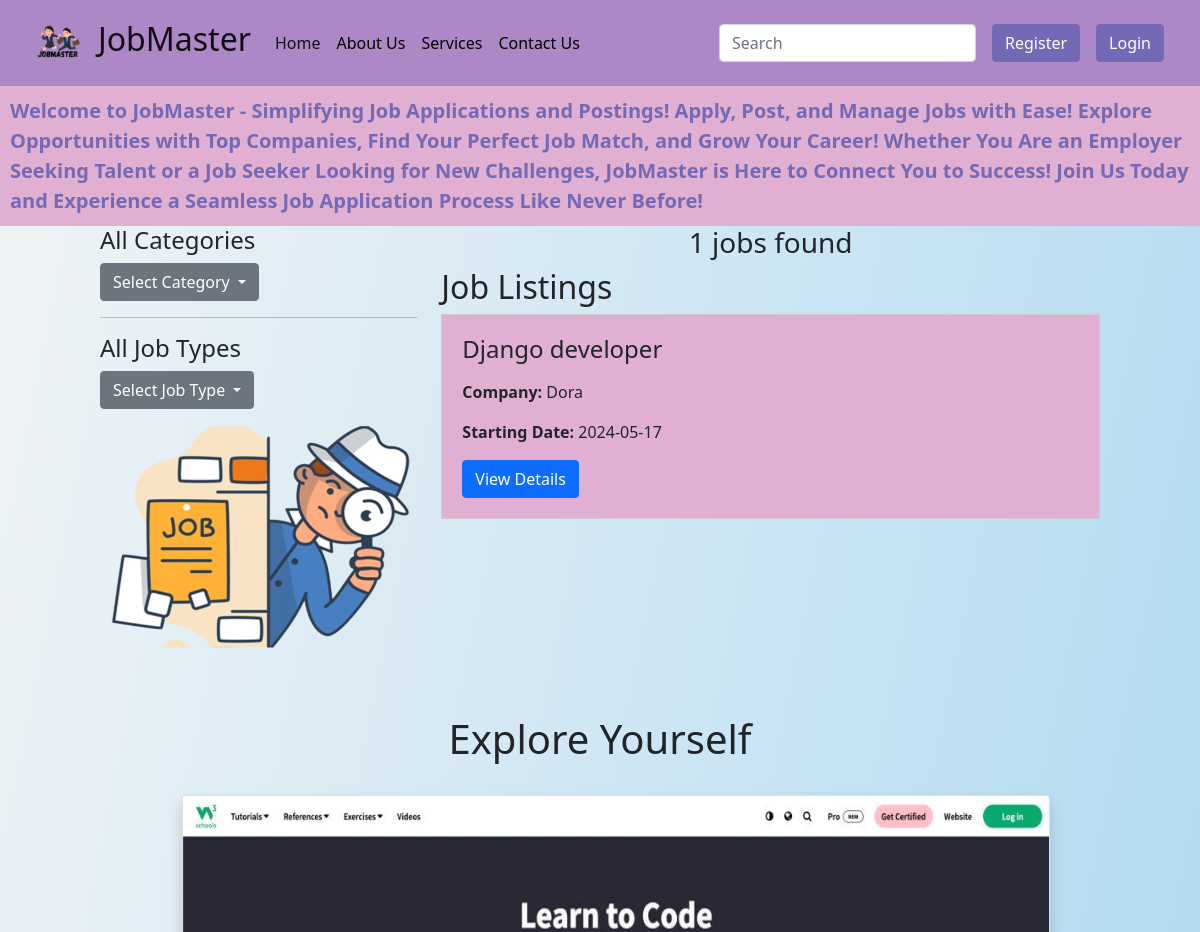
The app's page / (upper part), older data.
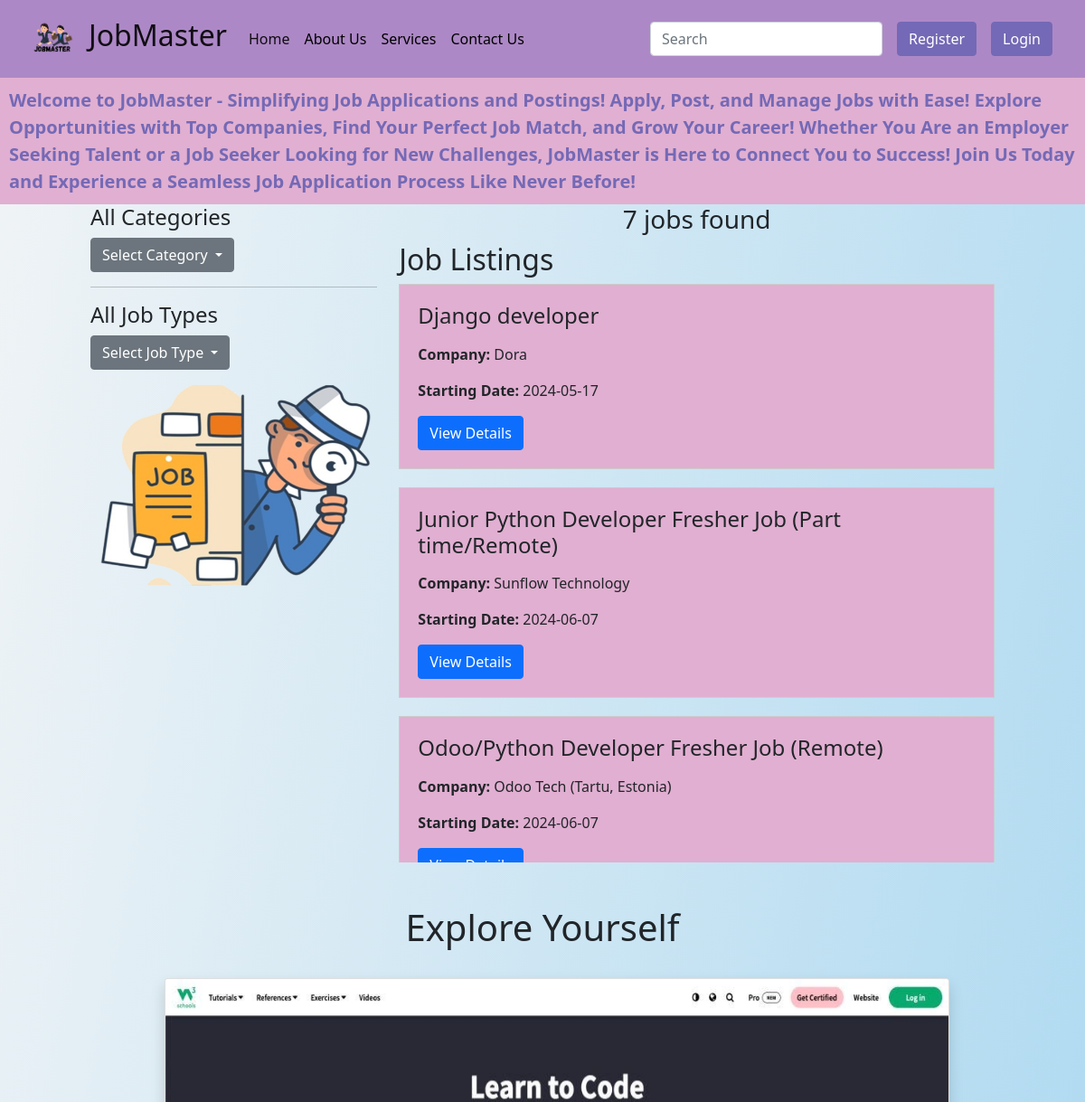
The same page, newer data.
### job/models.py (models this page shows, shortened)
class JobDetails(models.Model):
    title = models.CharField(max_length=100)
    user = models.ForeignKey(User, on_delete = models.CASCADE)
    company_name = models.CharField(max_length=100)
    work_type = models.ManyToManyField(JobType)
    category = models.ManyToManyField(Category)
    starting_date = models.CharField(max_length=100)
    salary = models.DecimalField(max_digits=12, decimal_places=2)
    experience = models.CharField(max_length=50)
    deadline = models.DateField()
    post_date = models.DateField(auto_now_add=True)
    applicants = models.IntegerField(default=0)
    job_about = models.TextField()
    skills = models.ManyToManyField(Skill)
    other_req = models.TextField()
    vacancy = models.IntegerField()

### JobMaster/views.py (the view)
# urls.py: 2. Add a URL to urlpatterns:  path('', Home.as_view(), name='home')
def Home(request, category_slug=None, job_type_slug=None):
    jobs = JobDetails.objects.all()
    if category_slug is not None:
        category = Category.objects.get(slug=category_slug)
        jobs = jobs.filter(category=category)
    if job_type_slug is not None:
        job_type = JobType.objects.get(slug=job_type_slug)
        jobs = jobs.filter(work_type=job_type)
    query = request.GET.get('q')
    if query:
        jobs = jobs.filter(title__icontains=query) | jobs.filter(job_about__icontains=query)
    categories = Category.objects.all()
    job_types = JobType.objects.all()
    return render(request, 'home.html', {
        'jobs': jobs,
        'categories': categories,
        'job_types': job_types,
        'search_query': query
    })

### templates/home.html (shortened to what this page needs)
{% extends 'base.html' %}
{%load static%}
{%block content%}
<main>
    <marquee behavior="scroll" direction="left" style="font-size: 20px; color: #7469B6; font-weight: bold; background-color: #E1AFD1; padding: 10px;">
        Welcome to JobMaster - Simplifying Job Applications and Postings! Apply, Post, and Manage Jobs with Ease! Explore Opportunities with Top Companies, Find Your Perfect Job Match, and Grow Your Career! Whether You Are an Employer Seeking Talent or a Job Seeker Looking for New Challenges, JobMaster is Here to Connect You to Success! Join Us Today and Experience a Seamless Job Application Process Like Never Before!
    </marquee>
    <div class="mb-5" style="padding: 0px 100px;">
        <div class="row">
            <div class="col-md-4" >
                <div class="sidebar">
                    <h4>All Categories</h4>
                    <div class="dropdown">
                        <button class="btn btn-secondary dropdown-toggle" type="button" id="categoryDropdown" data-toggle="dropdown" aria-haspopup="true" aria-expanded="false">
                            Select Category
                        </button>
                    </div>
                    <hr>
                    <h4>All Job Types</h4>
                    <div class="dropdown">
                        <button class="btn btn-secondary dropdown-toggle" type="button" id="jobTypeDropdown" data-toggle="dropdown" aria-haspopup="true" aria-expanded="false">
                            Select Job Type
                        </button>
                    </div>
                </div>
                <img src="{%static 'front_pic.png'%}" class="img-fluid ${3|rounded-top,rounded-right,rounded-bottom,rounded-left,rounded-circle,|}" alt="">
            </div>
            <div class="col-md-8">
                <div class="job-listings">
                <h3 class='text-center'>{{jobs| length}} jobs found</h3>
                    <h2 >Job Listings</h2>
                    <div class="job-listings-scrollable">
                        {% for job in jobs %}
                        <div class="job-card" style='background-color: #E1AFD1'>
                            <h4>{{ job.title }}</h4>
                            <p><strong>Company:</strong> {{ job.company_name }}</p>
                            <p><strong>Starting Date:</strong> {{ job.starting_date }}</p>
                            <div class="job-buttons">
                                <a class="btn btn-primary btn-details" href="{% url 'job_details' job.id %}">View Details</a>
                            </div>
                        </div>
                        {% endfor %}
                    </div>
                </div>
            </div>
        </div>
    </div>
<div style='margin: 0px 150px 0px 150px'>
  <h1 class='text-center'>Explore Yourself</h1>
  <div class="swiffy-slider slider-item-show2 slider-item-reveal slider-nav-outside slider-nav-round slider-nav-visible slider-indicators-outside slider-indicators-round slider-indicators-dark slider-nav-animation slider-nav-animation-fadein slider-item-first-visible">
    <ul class="slider-container py-4">
        <li class="slide-visible">
            <div class="card shadow h-100">
                <div class="ratio ratio-16x9">
                    <img src="{% static 'W3_scl.jpg' %}" class="card-img-top" loading="lazy" alt="...">
                </div>
            </div>
        </li>
    </ul>
</div>
</div>
</main>
{%endblock%}

Row changes from the older to the newer data that the page shows:
added JobDetails: title "Junior Python Developer Fresher Job (Part time/Remote)", company_name "Sunflow Technology", starting_date "2024-06-07"
added JobDetails: title "Odoo/Python Developer Fresher Job (Remote)", company_name "Odoo Tech (Tartu, Estonia)", starting_date "2024-06-07"
Text that changed along with them:
{{ jobs| length }}: "1" → "7"
